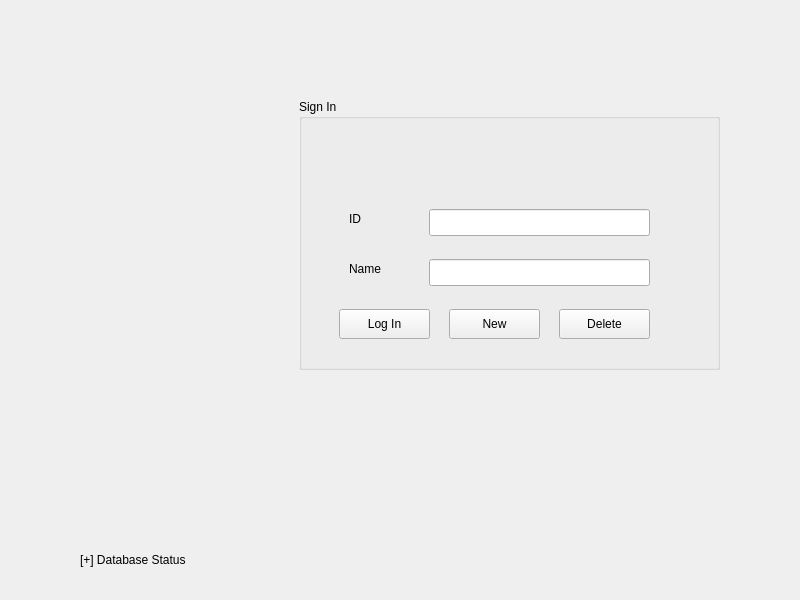
<?xml version="1.0" encoding="UTF-8"?>
<ui version="4.0">
 <class>MainWindow</class>
 <widget class="QMainWindow" name="MainWindow">
  <property name="geometry">
   <rect>
    <x>0</x>
    <y>0</y>
    <width>800</width>
    <height>600</height>
   </rect>
  </property>
  <property name="windowTitle">
   <string>MainWindow</string>
  </property>
  <property name="styleSheet">
   <string notr="true">background-color: rgb(32, 32, 32);
QLabel {
	color: #fff;
}</string>
  </property>
  <widget class="QWidget" name="centralwidget">
   <widget class="QLabel" name="label">
    <property name="geometry">
     <rect>
      <x>80</x>
      <y>550</y>
      <width>211</width>
      <height>19</height>
     </rect>
    </property>
    <property name="text">
     <string>[+] Database Status</string>
    </property>
   </widget>
   <widget class="QGroupBox" name="groupBox">
    <property name="geometry">
     <rect>
      <x>299</x>
      <y>99</y>
      <width>421</width>
      <height>271</height>
     </rect>
    </property>
    <property name="title">
     <string>Sign In</string>
    </property>
    <widget class="QLabel" name="label_2">
     <property name="geometry">
      <rect>
       <x>50</x>
       <y>110</y>
       <width>68</width>
       <height>19</height>
      </rect>
     </property>
     <property name="text">
      <string>ID</string>
     </property>
    </widget>
    <widget class="QLabel" name="label_3">
     <property name="geometry">
      <rect>
       <x>50</x>
       <y>160</y>
       <width>68</width>
       <height>19</height>
      </rect>
     </property>
     <property name="text">
      <string>Name</string>
     </property>
    </widget>
    <widget class="QLineEdit" name="lineEdit_id">
     <property name="geometry">
      <rect>
       <x>130</x>
       <y>110</y>
       <width>221</width>
       <height>27</height>
      </rect>
     </property>
    </widget>
    <widget class="QLineEdit" name="lineEdit_name">
     <property name="geometry">
      <rect>
       <x>130</x>
       <y>160</y>
       <width>221</width>
       <height>27</height>
      </rect>
     </property>
    </widget>
    <widget class="QPushButton" name="pushButton">
     <property name="geometry">
      <rect>
       <x>40</x>
       <y>210</y>
       <width>91</width>
       <height>30</height>
      </rect>
     </property>
     <property name="text">
      <string>Log In</string>
     </property>
    </widget>
    <widget class="QPushButton" name="pushButton_2">
     <property name="geometry">
      <rect>
       <x>150</x>
       <y>210</y>
       <width>91</width>
       <height>30</height>
      </rect>
     </property>
     <property name="text">
      <string>New</string>
     </property>
    </widget>
    <widget class="QPushButton" name="pushButton_3">
     <property name="geometry">
      <rect>
       <x>260</x>
       <y>210</y>
       <width>91</width>
       <height>30</height>
      </rect>
     </property>
     <property name="text">
      <string>Delete</string>
     </property>
    </widget>
   </widget>
  </widget>
 </widget>
 <resources/>
 <connections/>
</ui>
